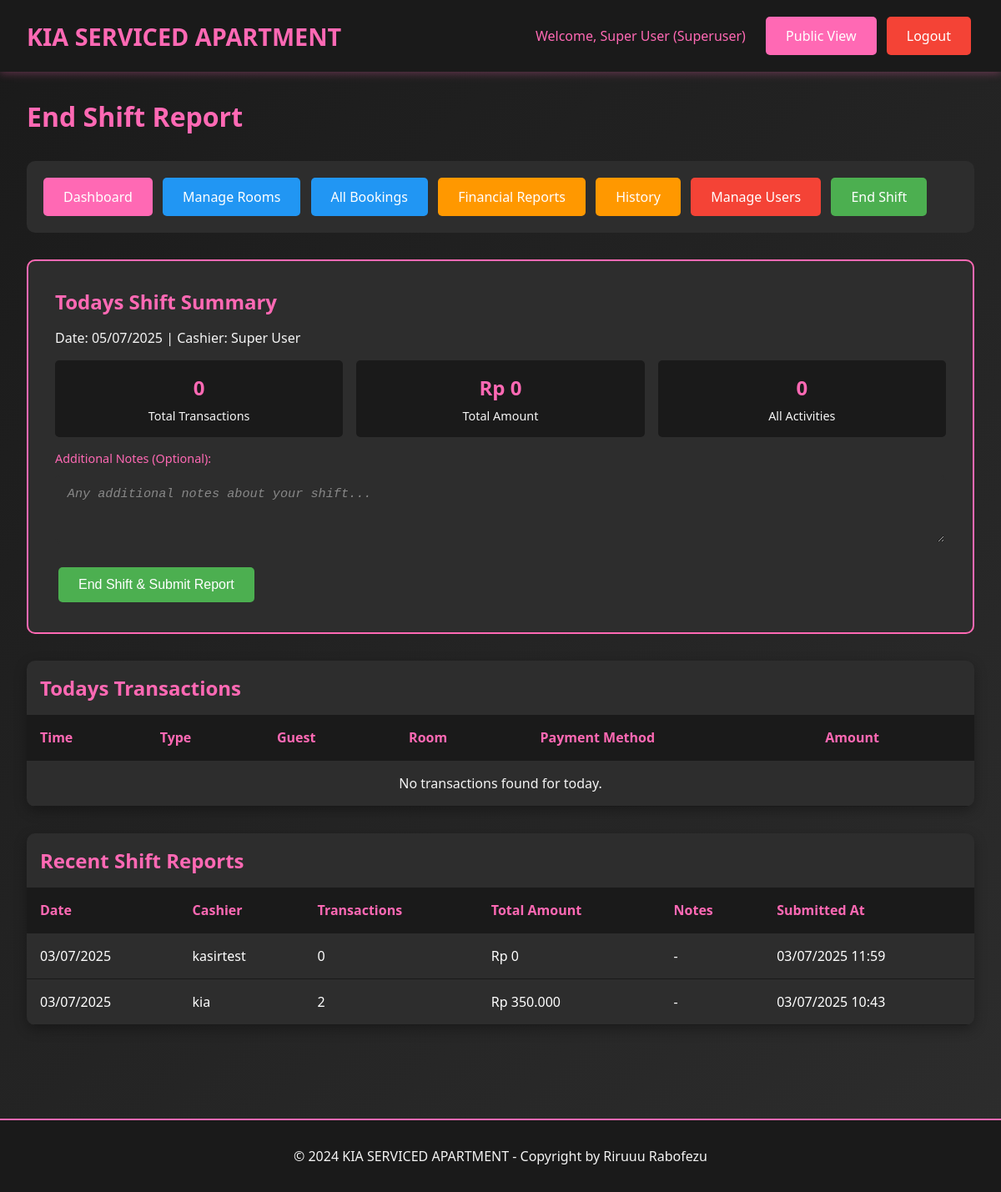
The page /admin/shift_report.php (signed in) on the database as committed earlier.
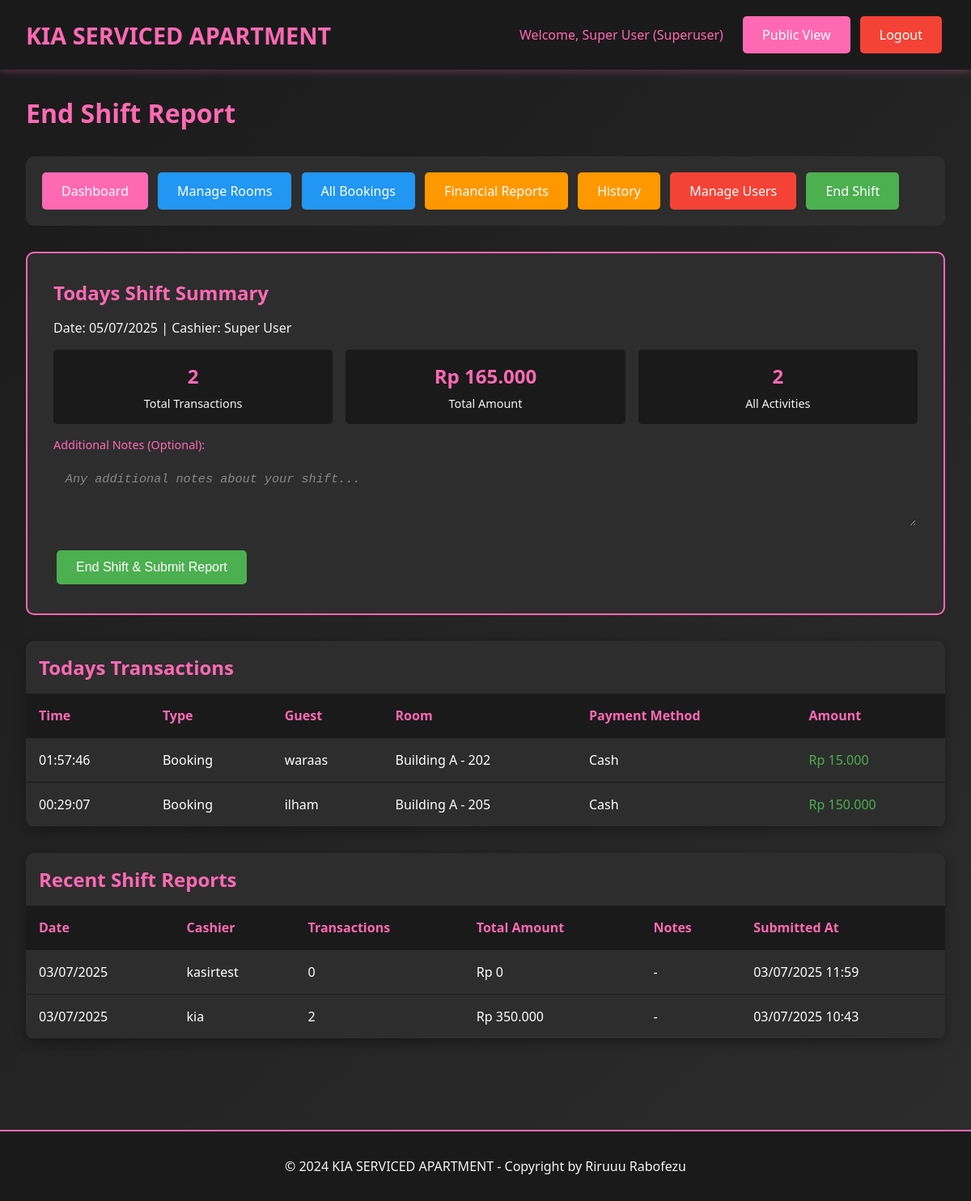
The same page on the database as committed later.
### tables this page shows
CREATE TABLE `shift_reports` (
  `id` int(11) NOT NULL,
  `user_id` int(11) NOT NULL,
  `shift_date` date NOT NULL,
  `total_transactions` int(11) DEFAULT 0,
  `total_amount` decimal(10,2) DEFAULT 0.00,
  `notes` text DEFAULT NULL,
  `created_at` timestamp NOT NULL DEFAULT current_timestamp()
);

CREATE TABLE `users` (
  `id` int(11) NOT NULL,
  `username` varchar(50) NOT NULL,
  `password` varchar(255) NOT NULL,
  `full_name` varchar(100) NOT NULL,
  `role` enum('superuser','admin','cashier') NOT NULL,
  `created_at` timestamp NOT NULL DEFAULT current_timestamp(),
  `updated_at` timestamp NOT NULL DEFAULT current_timestamp() ON UPDATE current_timestamp()
);

CREATE TABLE `transactions` (
  `id` int(11) NOT NULL,
  `booking_id` int(11) NOT NULL,
  `transaction_type` enum('booking','extra_time','refund') NOT NULL,
  `amount` decimal(10,2) NOT NULL,
  `payment_method` varchar(50) NOT NULL,
  `transaction_date` datetime DEFAULT current_timestamp(),
  `created_by` int(11) NOT NULL,
  `notes` text DEFAULT NULL
);

CREATE TABLE `bookings` (
  `id` int(11) NOT NULL,
  `room_id` int(11) NOT NULL,
  `guest_name` varchar(100) NOT NULL,
  `arrival_time` datetime NOT NULL,
  `phone_number` varchar(20) NOT NULL,
  `duration_type` enum('transit','fullday') NOT NULL,
  `duration_hours` int(11) NOT NULL,
  `price_amount` decimal(10,2) NOT NULL,
  `payment_method` varchar(50) NOT NULL,
  `deposit_type` enum('cash','id_card','no_deposit') NOT NULL,
  `deposit_amount` decimal(10,2) DEFAULT 0.00,
  `notes` text DEFAULT NULL,
  `status` enum('booked','checkin','checkout','cancelled','no_show') DEFAULT 'booked',
  `checkin_time` datetime DEFAULT NULL,
  `checkout_time` datetime DEFAULT NULL,
  `extra_time_hours` int(11) DEFAULT 0,
  `extra_time_amount` decimal(10,2) DEFAULT 0.00,
  `refund_amount` decimal(10,2) DEFAULT 0.00,
  `refund_method` varchar(50) DEFAULT NULL,
  `created_by` int(11) NOT NULL,
  `created_at` timestamp NOT NULL DEFAULT current_timestamp(),
  `updated_at` timestamp NOT NULL DEFAULT current_timestamp() ON UPDATE current_timestamp()
);

CREATE TABLE `rooms` (
  `id` int(11) NOT NULL,
  `location` varchar(100) NOT NULL,
  `floor_number` int(11) NOT NULL,
  `room_number` varchar(20) NOT NULL,
  `room_type` varchar(50) NOT NULL,
  `wifi_name` varchar(100) DEFAULT NULL,
  `wifi_password` varchar(100) DEFAULT NULL,
  `status` enum('ready','booked','checkin','checkout') DEFAULT 'ready',
  `created_at` timestamp NOT NULL DEFAULT current_timestamp(),
  `updated_at` timestamp NOT NULL DEFAULT current_timestamp() ON UPDATE current_timestamp()
);

### includes/config.php (called while the page is built, shortened)
<?php
function isLoggedIn() {
    return isset($_SESSION['user_id']);
}
function getUserRole() {
    return $_SESSION['user_role'] ?? null;
}
function hasPermission($required_roles) {
    $user_role = getUserRole();
    return in_array($user_role, $required_roles);
}
function formatCurrency($amount) {
    return 'Rp ' . number_format($amount, 0, ',', '.');
}
function formatDateTime($datetime) {
    return date('d/m/Y H:i', strtotime($datetime));
}
function formatDate($date) {
    return date('d/m/Y', strtotime($date));
}
?>

### admin/shift_report.php (the view, shortened to what the changed rows need)
<?php
require_once "../includes/config.php";
$stmt = $pdo->prepare("SELECT t.*, b.guest_name, r.room_number, r.location
                      FROM transactions t
                      JOIN bookings b ON t.booking_id = b.id
                      JOIN rooms r ON b.room_id = r.id
                      WHERE DATE(t.transaction_date) = CURDATE()
                      AND t.created_by = ?
                      ORDER BY t.transaction_date DESC");
$stmt->execute([$_SESSION["user_id"]]);
$today_transactions = $stmt->fetchAll();
$total_transactions = 0;
$total_amount = 0;
foreach ($today_transactions as $transaction) {
    if ($transaction["amount"] > 0) {
        $total_transactions++;
        $total_amount += $transaction["amount"];
    }
}
?>
<!DOCTYPE html>
<html lang="id">
<head>
    <link rel="stylesheet" href="../assets/css/style.css">
</head>
<body>
    <div class="container">
        <h1 style="color: var(--primary-pink); margin-bottom: 2rem;">End Shift Report</h1>
        <div class="shift-summary">
            <h2 style="color: var(--primary-pink); margin-bottom: 1rem;">Todays Shift Summary</h2>
            <div class="summary-grid">
                <div class="summary-item">
                    <div class="summary-number"><?php echo $total_transactions; ?></div>
                    <div class="summary-label">Total Transactions</div>
                </div>
                <div class="summary-item">
                    <div class="summary-number"><?php echo formatCurrency($total_amount); ?></div>
                    <div class="summary-label">Total Amount</div>
                </div>
                <div class="summary-item">
                    <div class="summary-number"><?php echo count($today_transactions); ?></div>
                    <div class="summary-label">All Activities</div>
                </div>
            </div>
        </div>
        <div class="table-container">
            <h2 style="color: var(--primary-pink); margin: 1rem;">Todays Transactions</h2>
            <table class="table">
                <thead>
                    <tr>
                        <th>Time</th>
                        <th>Type</th>
                        <th>Guest</th>
                        <th>Room</th>
                        <th>Payment Method</th>
                        <th>Amount</th>
                    </tr>
                </thead>
                <tbody>
                    <?php if (empty($today_transactions)): ?>
                    <tr>
                        <td colspan="6" style="text-align: center; color: var(--light-gray);">
                            No transactions found for today.
                        </td>
                    </tr>
                    <?php else: ?>
                        <?php foreach ($today_transactions as $transaction): ?>
                        <tr>
                            <td><?php echo date("H:i:s", strtotime($transaction["transaction_date"])); ?></td>
                            <td><?php echo ucfirst(str_replace("_", " ", $transaction["transaction_type"])); ?></td>
                            <td><?php echo htmlspecialchars($transaction["guest_name"]); ?></td>
                            <td><?php echo htmlspecialchars($transaction["location"] . " - " . $transaction["room_number"]); ?></td>
                            <td><?php echo ucfirst($transaction["payment_method"]); ?></td>
                            <td style="color: <?php echo $transaction["amount"] >= 0 ? "var(--success)" : "var(--danger)"; ?>">
                                <?php echo formatCurrency($transaction["amount"]); ?>
                            </td>
                        </tr>
                        <?php endforeach; ?>
                    <?php endif; ?>
                </tbody>
            </table>
        </div>
        <?php if (hasPermission(["admin", "superuser"])): ?>
            <?php
            $stmt = $pdo->prepare("SELECT sr.*, u.full_name
                                  FROM shift_reports sr
                                  JOIN users u ON sr.user_id = u.id
                                  ORDER BY sr.shift_date DESC, sr.created_at DESC
                                  LIMIT 10");
            $stmt->execute();
            $recent_reports = $stmt->fetchAll();
            ?>
            <div class="table-container">
                <h2 style="color: var(--primary-pink); margin: 1rem;">Recent Shift Reports</h2>
                <table class="table">
                    <thead>
                        <tr>
                            <th>Date</th>
                            <th>Cashier</th>
                            <th>Transactions</th>
                            <th>Total Amount</th>
                            <th>Notes</th>
                            <th>Submitted At</th>
                        </tr>
                    </thead>
                    <tbody>
                        <?php foreach ($recent_reports as $report): ?>
                        <tr>
                            <td><?php echo formatDate($report["shift_date"]); ?></td>
                            <td><?php echo htmlspecialchars($report["full_name"]); ?></td>
                            <td><?php echo $report["total_transactions"]; ?></td>
                            <td><?php echo formatCurrency($report["total_amount"]); ?></td>
                            <td><?php echo htmlspecialchars($report["notes"] ?: "-"); ?></td>
                            <td><?php echo formatDateTime($report["created_at"]); ?></td>
                        </tr>
                        <?php endforeach; ?>
                    </tbody>
                </table>
            </div>
        <?php endif; ?>
    </div>
</body>
</html>

Rows that differ between the two databases and show on the page:
added transactions: transaction_date "01:57:46", transaction_type "Booking", booking.guest_name "waraas", rooms.location+room_number "Building A - 202", payment_method "Cash", amount "Rp 15.000"
added transactions: transaction_date "00:29:07", transaction_type "Booking", booking.guest_name "ilham", rooms.location+room_number "Building A - 205", payment_method "Cash", amount "Rp 150.000"
Other text that changed with them:
$total_transactions: "0" → "2"
formatCurrency($total_amount): "Rp 0" → "Rp 165.000"
count($today_transactions): "0" → "2"
text no longer shown: "No transactions found for today."
